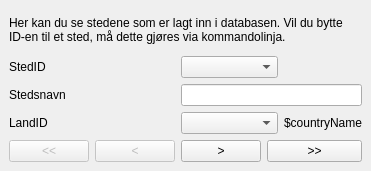
<?xml version="1.0" encoding="UTF-8"?>
<!--
Copyright (c) 2017, Anders Bolt-Evensen
All rights reserved.

Redistribution and use in source and binary forms, with or without
modification, are permitted provided that the following conditions are met:
    1. Redistributions of source code must retain the above copyright
       notice, this list of conditions and the following disclaimer.
    2. Redistributions in binary form must reproduce the above copyright
       notice, this list of conditions and the following disclaimer in the
       documentation and/or other materials provided with the distribution.

THIS SOFTWARE IS PROVIDED BY THE COPYRIGHT HOLDERS AND CONTRIBUTORS "AS IS" AND
ANY EXPRESS OR IMPLIED WARRANTIES, INCLUDING, BUT NOT LIMITED TO, THE IMPLIED
WARRANTIES OF MERCHANTABILITY AND FITNESS FOR A PARTICULAR PURPOSE ARE
DISCLAIMED. IN NO EVENT SHALL ANDERS BOLT-EVENSEN BE LIABLE FOR ANY
DIRECT, INDIRECT, INCIDENTAL, SPECIAL, EXEMPLARY, OR CONSEQUENTIAL DAMAGES
(INCLUDING, BUT NOT LIMITED TO, PROCUREMENT OF SUBSTITUTE GOODS OR SERVICES;
LOSS OF USE, DATA, OR PROFITS; OR BUSINESS INTERRUPTION) HOWEVER CAUSED AND
ON ANY THEORY OF LIABILITY, WHETHER IN CONTRACT, STRICT LIABILITY, OR TORT
(INCLUDING NEGLIGENCE OR OTHERWISE) ARISING IN ANY WAY OUT OF THE USE OF THIS
SOFTWARE, EVEN IF ADVISED OF THE POSSIBILITY OF SUCH DAMAGE.
-->
<ui version="4.0">
 <class>ShowCities</class>
 <widget class="QMainWindow" name="ShowCities">
  <property name="geometry">
   <rect>
    <x>0</x>
    <y>0</y>
    <width>371</width>
    <height>171</height>
   </rect>
  </property>
  <property name="minimumSize">
   <size>
    <width>371</width>
    <height>171</height>
   </size>
  </property>
  <property name="windowTitle">
   <string>Vis innlagte byer og steder</string>
  </property>
  <widget class="QWidget" name="centralwidget">
   <layout class="QGridLayout" name="gridLayout">
    <item row="0" column="0" colspan="5">
     <widget class="QLabel" name="labelInfo">
      <property name="text">
       <string>Her kan du se stedene som er lagt inn i databasen. Vil du bytte ID-en til et sted, må dette gjøres via kommandolinja.</string>
      </property>
      <property name="wordWrap">
       <bool>true</bool>
      </property>
     </widget>
    </item>
    <item row="1" column="0" colspan="2">
     <widget class="QLabel" name="labelCityID">
      <property name="text">
       <string>StedID</string>
      </property>
     </widget>
    </item>
    <item row="1" column="2" colspan="2">
     <widget class="QComboBox" name="comboBoxCityID"/>
    </item>
    <item row="2" column="0" colspan="2">
     <widget class="QLabel" name="labelCity">
      <property name="text">
       <string>Stedsnavn</string>
      </property>
     </widget>
    </item>
    <item row="2" column="2" colspan="3">
     <widget class="QLineEdit" name="lineEditCityName"/>
    </item>
    <item row="3" column="0" colspan="2">
     <widget class="QLabel" name="labelCountryID">
      <property name="text">
       <string>LandID</string>
      </property>
     </widget>
    </item>
    <item row="3" column="2" colspan="2">
     <widget class="QComboBox" name="comboBoxCountryID"/>
    </item>
    <item row="3" column="4">
     <widget class="QLabel" name="labelCountryName">
      <property name="text">
       <string>$countryName</string>
      </property>
     </widget>
    </item>
    <item row="4" column="0">
     <widget class="QPushButton" name="btnFirst">
      <property name="enabled">
       <bool>false</bool>
      </property>
      <property name="text">
       <string>&lt;&lt;</string>
      </property>
     </widget>
    </item>
    <item row="4" column="1">
     <widget class="QPushButton" name="btnPrev">
      <property name="enabled">
       <bool>false</bool>
      </property>
      <property name="text">
       <string>&lt;</string>
      </property>
     </widget>
    </item>
    <item row="4" column="2">
     <widget class="QPushButton" name="btnNext">
      <property name="text">
       <string>&gt;</string>
      </property>
     </widget>
    </item>
    <item row="4" column="3" colspan="2">
     <widget class="QPushButton" name="btnLast">
      <property name="text">
       <string>&gt;&gt;</string>
      </property>
     </widget>
    </item>
   </layout>
  </widget>
 </widget>
 <resources/>
 <connections/>
</ui>
